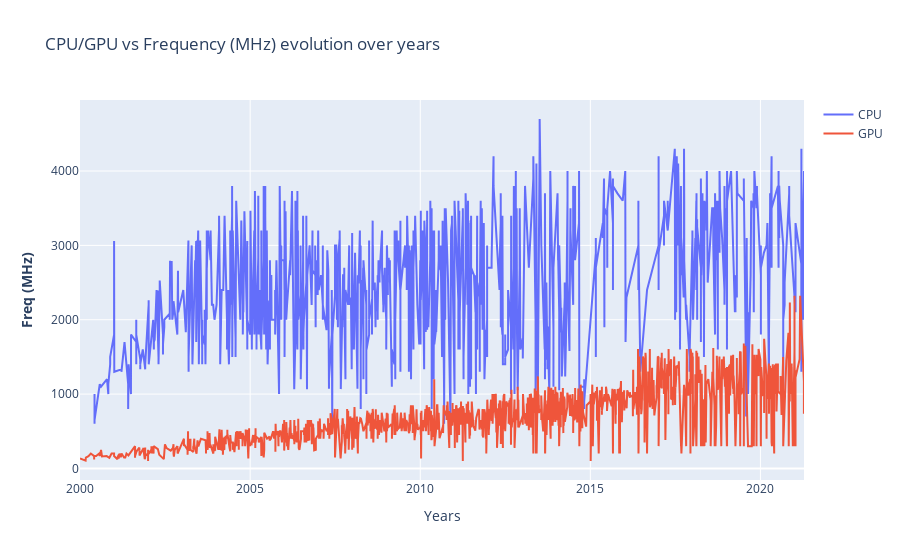

The code cell stored with this chart in its notebook:
### Markdown cell above
### Análise - Frequency

### Code cell
fig = make_subplots()

# Add traces
fig.add_trace(
    go.Scatter(x= df_cpu.index, y=df_cpu["Freq (MHz)"] ,name= "CPU")
)

fig.add_trace(
    go.Scatter(x= df_gpu.index,y= df_gpu["Freq (MHz)"], name= "GPU")
)

# Add figure title
fig.update_layout(
    title_text="CPU/GPU vs Frequency (MHz) evolution over years"
)

# Set x-axis title
fig.update_xaxes(title_text="Years")

# Set y-axes titles
fig.update_yaxes(title_text="<b>Freq (MHz)</b>", secondary_y=False)

fig.show()

### Figure 1 — Plotly figure (JSON) as saved in the notebook; plotly's stock layout.template omitted (floating-point values rounded to 4 significant figures; data arrays with more than 128 entries replaced by an {"elided": "..."} marker saying what was removed)
{"data": [{"name": "CPU", "type": "scatter", "x": {"elided": "2136 str values"}, "y": {"elided": "2136 int values"}}, {"name": "GPU", "type": "scatter", "x": {"elided": "2609 str values"}, "y": {"elided": "2609 int values"}}], "layout": {"title": {"text": "CPU/GPU vs Frequency (MHz) evolution over years"}, "xaxis": {"anchor": "y", "domain": [0, 1], "title": {"text": "Years"}}, "yaxis": {"anchor": "x", "domain": [0, 1], "title": {"text": "<b>Freq (MHz)</b>"}}}}
